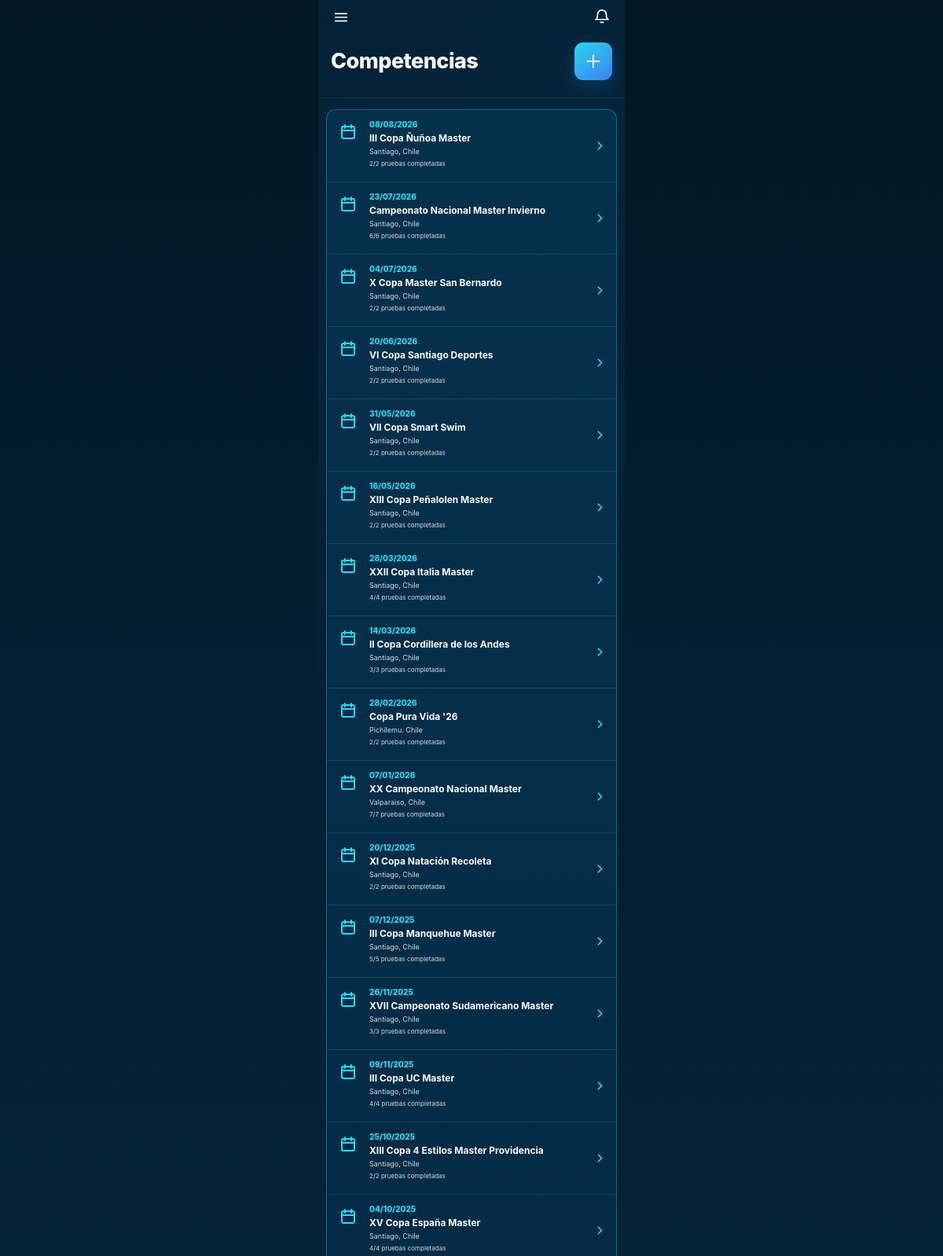
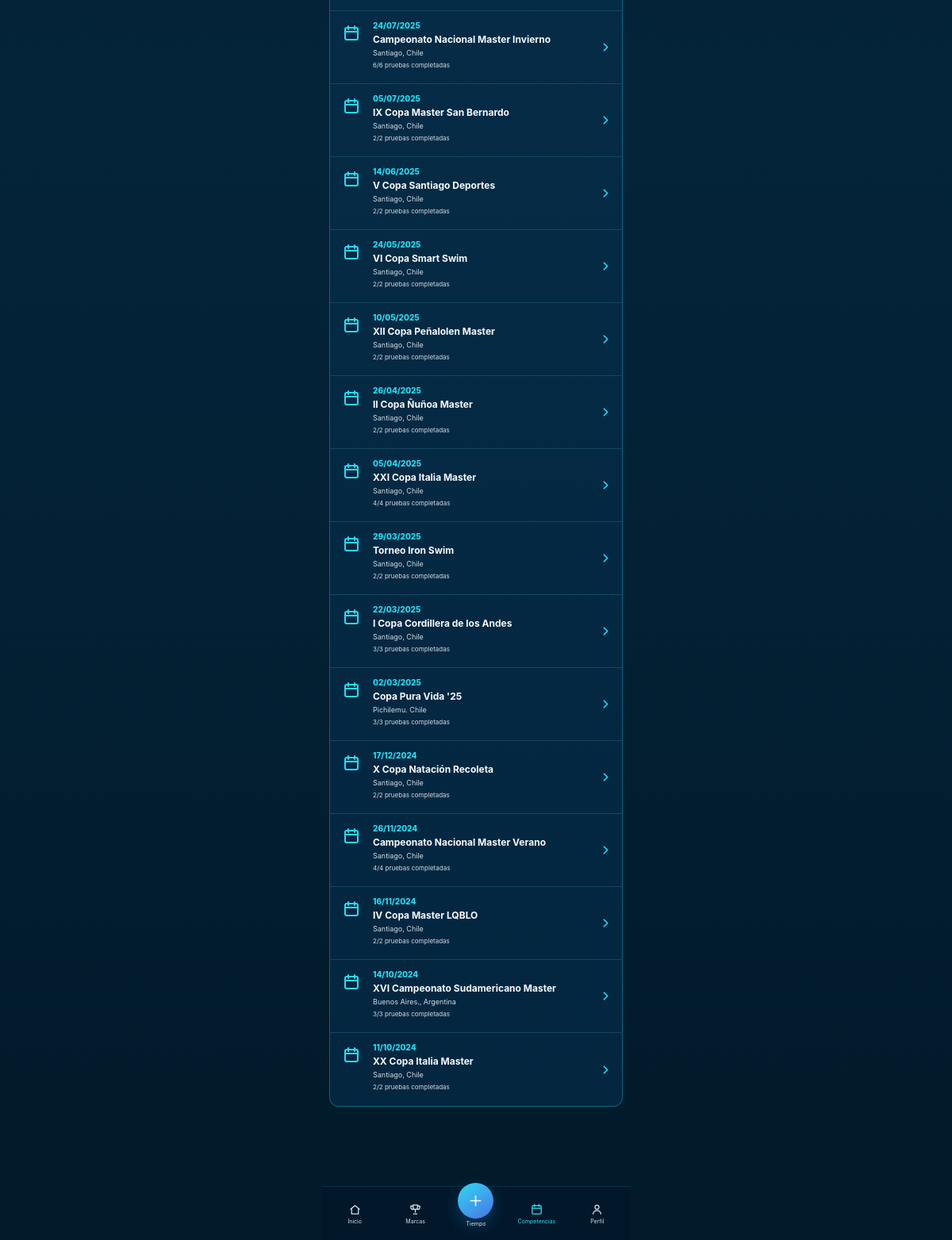
Page /competitions on the committed database (2 pictures, top to bottom).
### tables this page shows
CREATE TABLE competitions (
        id INTEGER PRIMARY KEY AUTOINCREMENT,
        name TEXT NOT NULL,
        competition_date TEXT NOT NULL,
        location TEXT,
        pool_length INTEGER NOT NULL,
        notes TEXT,
        created_at TEXT NOT NULL DEFAULT CURRENT_TIMESTAMP
    );

### app.py (the view)
@app.route("/competitions")
def competitions():
    conn = get_db()
    rows = conn.execute("""
        SELECT c.*,
               COUNT(DISTINCT ce.id) AS planned_count,
               SUM(CASE WHEN ce.status='Completada' THEN 1 ELSE 0 END) AS completed_count
        FROM competitions c
        LEFT JOIN competition_events ce ON ce.competition_id=c.id
        GROUP BY c.id
        ORDER BY c.competition_date DESC, c.id DESC
    """).fetchall()
    conn.close()
    return render_template("competitions.html", rows=rows)

### app.py (called while the page is built)
def get_db():
    conn = sqlite3.connect(DB)
    conn.row_factory = sqlite3.Row
    conn.execute("PRAGMA foreign_keys = ON")
    return conn

### templates/competitions.html (shortened to what this page needs)
{% extends "base.html" %}
{% block content %}
<div class="sp24-page sp24-competitions-page">
  <section class="sp24-water-header sp24-competitions-header">
    <div class="sp24-top-icons">
      <a href="{{ url_for('index') }}" class="sp24-icon-btn" aria-label="Inicio">
        <svg viewBox="0 0 24 24"><path d="M4 7h16M4 12h16M4 17h16"/></svg>
      </a>
      <span class="sp24-icon-btn">
        <svg viewBox="0 0 24 24"><path d="M18 8a6 6 0 0 0-12 0c0 7-3 7-3 7h18s-3 0-3-7"/><path d="M10 19h4"/></svg>
      </span>
    </div>
    <div class="sp24-title-row">
      <h1>Competencias</h1>
      <a href="{{ url_for('new_competition') }}" class="sp24-square-plus" aria-label="Nueva competencia">
        <svg viewBox="0 0 24 24"><path d="M12 5v14M5 12h14"/></svg>
      </a>
    </div>
  </section>
  <section class="sp24-competition-list">
    {% for c in rows %}
      <a class="sp24-competition-row" href="{{ url_for('competition_detail', competition_id=c.id) }}">
        <div class="sp24-calendar">
          <svg viewBox="0 0 24 24">
            <rect x="4" y="5" width="16" height="15" rx="2"/>
            <path d="M8 3v4M16 3v4M4 10h16"/>
          </svg>
        </div>
        <div class="sp24-competition-copy">
          <span class="date">{{ c.competition_date[8:10] }}/{{ c.competition_date[5:7] }}/{{ c.competition_date[0:4] }}</span>
          <strong>{{ c.name }}</strong>
          <span>{{ c.location or 'Sin ubicación' }}</span>
          <small>{{ c.completed_count or 0 }}/{{ c.planned_count or 0 }} pruebas completadas</small>
        </div>
        <svg class="sp24-row-chevron" viewBox="0 0 24 24"><path d="m9 6 6 6-6 6"/></svg>
      </a>
    {% else %}
      <div class="sp24-empty-state">
        <strong>No tienes competencias registradas</strong>
        <span>Crea tu primera competencia para comenzar.</span>
        <a href="{{ url_for('new_competition') }}">+ Nueva competencia</a>
      </div>
    {% endfor %}
  </section>
</div>
{% endblock %}

### rows in the picture
competitions: competition_date "08", competition_date "2026", name "III Copa Ñuñoa Master", location "Santiago, Chile", completed_count "2", planned_count "2"
competitions: competition_date "23", competition_date "07", competition_date "2026", name "Campeonato Nacional Master Invierno", location "Santiago, Chile", completed_count "6", planned_count "6"
competitions: competition_date "04", competition_date "07", competition_date "2026", name "X Copa Master San Bernardo", location "Santiago, Chile", completed_count "2", planned_count "2"
competitions: competition_date "20", competition_date "06", competition_date "2026", name "VI Copa Santiago Deportes", location "Santiago, Chile", completed_count "2", planned_count "2"
competitions: competition_date "31", competition_date "05", competition_date "2026", name "VII Copa Smart Swim", location "Santiago, Chile", completed_count "2", planned_count "2"
competitions: competition_date "16", competition_date "05", competition_date "2026", name "XIII Copa Peñalolen Master", location "Santiago, Chile", completed_count "2", planned_count "2"
competitions: competition_date "28", competition_date "03", competition_date "2026", name "XXII Copa Italia Master", location "Santiago, Chile", completed_count "4", planned_count "4"
competitions: competition_date "14", competition_date "03", competition_date "2026", name "II Copa Cordillera de los Andes", location "Santiago, Chile", completed_count "3", planned_count "3"
competitions: competition_date "28", competition_date "02", competition_date "2026", name "Copa Pura Vida '26", location "Pichilemu. Chile", completed_count "2", planned_count "2"
competitions: competition_date "07", competition_date "01", competition_date "2026", name "XX Campeonato Nacional Master", location "Valparaiso, Chile", completed_count "7", planned_count "7"
competitions: competition_date "20", competition_date "12", competition_date "2025", name "XI Copa Natación Recoleta", location "Santiago, Chile", completed_count "2", planned_count "2"
competitions: competition_date "07", competition_date "12", competition_date "2025", name "III Copa Manquehue Master", location "Santiago, Chile", completed_count "5", planned_count "5"
competitions: competition_date "26", competition_date "11", competition_date "2025", name "XVII Campeonato Sudamericano Master", location "Santiago, Chile", completed_count "3", planned_count "3"
competitions: competition_date "09", competition_date "11", competition_date "2025", name "III Copa UC Master", location "Santiago, Chile", completed_count "4", planned_count "4"
competitions: competition_date "25", competition_date "10", competition_date "2025", name "XIII Copa 4 Estilos Master Providencia", location "Santiago, Chile", completed_count "2", planned_count "2"
competitions: competition_date "04", competition_date "10", competition_date "2025", name "XV Copa España Master", location "Santiago, Chile", completed_count "4", planned_count "4"
competitions: competition_date "24", competition_date "07", competition_date "2025", name "Campeonato Nacional Master Invierno", location "Santiago, Chile", completed_count "6", planned_count "6"
competitions: competition_date "05", competition_date "07", competition_date "2025", name "IX Copa Master San Bernardo", location "Santiago, Chile", completed_count "2", planned_count "2"
competitions: competition_date "14", competition_date "06", competition_date "2025", name "V Copa Santiago Deportes", location "Santiago, Chile", completed_count "2", planned_count "2"
competitions: competition_date "24", competition_date "05", competition_date "2025", name "VI Copa Smart Swim", location "Santiago, Chile", completed_count "2", planned_count "2"
competitions: competition_date "10", competition_date "05", competition_date "2025", name "XII Copa Peñalolen Master", location "Santiago, Chile", completed_count "2", planned_count "2"
competitions: competition_date "26", competition_date "04", competition_date "2025", name "II Copa Ñuñoa Master", location "Santiago, Chile", completed_count "2", planned_count "2"
competitions: competition_date "05", competition_date "04", competition_date "2025", name "XXI Copa Italia Master", location "Santiago, Chile", completed_count "4", planned_count "4"
competitions: competition_date "29", competition_date "03", competition_date "2025", name "Torneo Iron Swim", location "Santiago, Chile", completed_count "2", planned_count "2"
competitions: competition_date "22", competition_date "03", competition_date "2025", name "I Copa Cordillera de los Andes", location "Santiago, Chile", completed_count "3", planned_count "3"
competitions: competition_date "02", competition_date "03", competition_date "2025", name "Copa Pura Vida '25", location "Pichilemu. Chile", completed_count "3", planned_count "3"
competitions: competition_date "17", competition_date "12", competition_date "2024", name "X Copa Natación Recoleta", location "Santiago, Chile", completed_count "2", planned_count "2"
competitions: competition_date "26", competition_date "11", competition_date "2024", name "Campeonato Nacional Master Verano", location "Santiago, Chile", completed_count "4", planned_count "4"
competitions: competition_date "16", competition_date "11", competition_date "2024", name "IV Copa Master LQBLO", location "Santiago, Chile", completed_count "2", planned_count "2"
competitions: competition_date "14", competition_date "10", competition_date "2024", name "XVI Campeonato Sudamericano Master", location "Buenos Aires., Argentina", completed_count "3", planned_count "3"
competitions: competition_date "11", competition_date "10", competition_date "2024", name "XX Copa Italia Master", location "Santiago, Chile", completed_count "2", planned_count "2"
